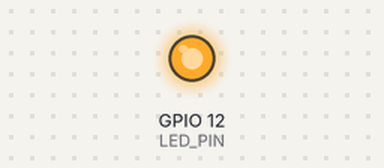
The sketch below on a simulated ESP32. On the bench: output pins drawn as LEDs (lit = HIGH). WiFi joins after 1.5 s; servers stay silent unless stated; the Firebase database answers and starts empty; what the sketch prints to the serial monitor is not drawn. At 61.8 s the program puts the board to deep sleep or switches it off; the recording ends there.

Above: at 0.1 s.
Timing chart, 0 to 61.8 s (numbered marks = the images above):
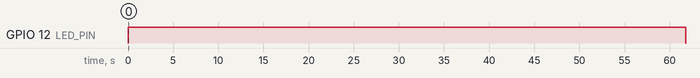

Measured:
- by itself, GPIO 12 (LED_PIN): HIGH → LOW at 61.8 s

The sketch:

Hydro_Link_Github.ino
```cpp
#include <WiFi.h>
#include <Firebase_ESP_Client.h>
#include "addons/TokenHelper.h" // For token status callback
#include "addons/RTDBHelper.h"  // For real-time database helper
#include "esp_sleep.h"

// Wi-Fi and Firebase credentials
#define USER_EMAIL "user@gmail.com"
#define USER_PASSWORD "user@password"
#define API_KEY "Your-api-key"
#define DATABASE_URL "Your-database-url"

// Network credentials
const char* ssid = "your-ssid";
const char* password = "your-password";

// Firebase objects
FirebaseData fbdo;
FirebaseAuth auth;
FirebaseConfig config;

// Ultrasonic sensor pins and constants
#define MAX_DISTANCE 400.0
#define TANK_HEIGHT 400.0
#define LED_PIN 12
#define SLEEP_DURATION 60
#define READ_DURATION 60
#define WIFI_TIMEOUT 30
HardwareSerial Ultrasonic_Sensor(2); // TX2 (pin 17), RX2 (pin 16)

// Variables to hold sensor data
unsigned char data[4] = {};
float distanceCm = MAX_DISTANCE;
float waterLevel = 0.0;
float waterPercentage = 0.0;

unsigned long sendDataPrevMillis = 0;
unsigned long startMillis = 0;
bool readingComplete = false;
int count = 0;
bool signupOK = false;
RTC_DATA_ATTR bool justWokeUp = false;  // RTC memory to track wake-up

void setup() {
  Serial.begin(115200);
  Ultrasonic_Sensor.begin(9600, SERIAL_8N1, 16, 17);  // Initialize UART for sensor

  // Initialize LED
  pinMode(LED_PIN, OUTPUT);
  digitalWrite(LED_PIN, LOW);

  // Check Wake-up Reason
  if (justWokeUp) {
    Serial.println("Just woke up from deep sleep...");
    justWokeUp = false;
  } else {
    Serial.println("Normal boot...");
  }

  // Connect to Wi-Fi
  Serial.print("Connecting to ");
  Serial.println(ssid);
  WiFi.begin(ssid, password);
  digitalWrite(LED_PIN, HIGH); // LED on while connecting

  unsigned long startTime = millis();
  while (WiFi.status() != WL_CONNECTED) {
    if (millis() - startTime > WIFI_TIMEOUT * 1000) {
      Serial.println("WiFi connection timed out.");
      break;
    }
    delay(500);
    Serial.print(".");
  }

  if (WiFi.status() == WL_CONNECTED) {
    Serial.println("\nWiFi connected.");
    Serial.print("IP address: ");
    Serial.println(WiFi.localIP());
  } else {
    Serial.println("Failed to connect to WiFi.");
  }

  // Firebase configuration
  config.api_key = API_KEY;
  config.database_url = DATABASE_URL;
  config.token_status_callback = tokenStatusCallback;
  auth.user.email = USER_EMAIL;
  auth.user.password = USER_PASSWORD;

  Firebase.begin(&config, &auth);
  Firebase.reconnectWiFi(true);

  // Fetch last values from Firebase
  if (Firebase.RTDB.getFloat(&fbdo, "waterlevel/percentage")) {
    waterPercentage = fbdo.floatData();
    Serial.print("Fetched waterPercentage from Firebase: ");
    Serial.println(waterPercentage);
  } else {
    Serial.println("Failed to fetch waterPercentage from Firebase.");
    Serial.println("Reason: " + fbdo.errorReason());
  }

  if (Firebase.RTDB.getInt(&fbdo, "waterlevel/count")) {
    count = fbdo.intData();
    Serial.print("Fetched count from Firebase: ");
    Serial.println(count);
  } else {
    Serial.println("Failed to fetch count from Firebase.");
    Serial.println("Reason: " + fbdo.errorReason());
  }

  // Start Time Tracking
  startMillis = millis();
}

void loop() {
  // Check if Firebase is ready and time to update data
  if (Firebase.ready() && (millis() - sendDataPrevMillis > 15000 || sendDataPrevMillis == 0)) {
    sendDataPrevMillis = millis();

    // Write water level data to Firebase
    if (Firebase.RTDB.setInt(&fbdo, "waterlevel/count", count)) {
      Serial.println("Firebase Int Write PASSED");
    } else {
      Serial.println("Firebase Int Write FAILED");
      Serial.println("Reason: " + fbdo.errorReason());
    }

    if (Firebase.RTDB.setFloat(&fbdo, "waterlevel/percentage", waterPercentage)) {
      Serial.println("Firebase Float Write PASSED");
    } else {
      Serial.println("Firebase Float Write FAILED");
      Serial.println("Reason: " + fbdo.errorReason());
    }
    count++;  // Increment count after writing
  }

  // Sensor Reading Logic
  if (!readingComplete) {
    unsigned long currentMillis = millis();
    if ((currentMillis - startMillis) < (READ_DURATION * 1000)) {
      readSensorData();
    } else {
      readingComplete = true;
      Serial.println("Reading complete. Going to deep sleep...");
      startDeepSleep();
    }
  }
}

// Function to read ultrasonic sensor data
void readSensorData() {
  if (Ultrasonic_Sensor.available() >= 4) {
    for (int i = 0; i < 4; i++) {
      data[i] = Ultrasonic_Sensor.read();
    }

    // Validate sensor data packet
    if (data[0] == 0xff) {
      int sum = (data[0] + data[1] + data[2]) & 0x00FF;
      if (sum == data[3]) {
        distanceCm = ((data[1] << 8) + data[2]) / 10.0;
        distanceCm = constrain(distanceCm, 0.0, MAX_DISTANCE);
        waterLevel = MAX_DISTANCE - distanceCm;
        waterPercentage = (waterLevel / MAX_DISTANCE) * 100;
        waterPercentage = constrain(waterPercentage, 0.0, 100.0);

        Serial.print("Distance: ");
        Serial.print(distanceCm);
        Serial.print(" cm, Water Level: ");
        Serial.print(waterLevel);
        Serial.print(" cm, Water Percentage: ");
        Serial.println(waterPercentage);
      }
    }
  }
}

// Function to put ESP32 into deep sleep
void startDeepSleep() {
  digitalWrite(LED_PIN, LOW);  // Turn off LED before sleeping
  justWokeUp = true;
  esp_sleep_enable_timer_wakeup(SLEEP_DURATION * 1000000);  // Convert seconds to microseconds
  esp_deep_sleep_start();
}
```
